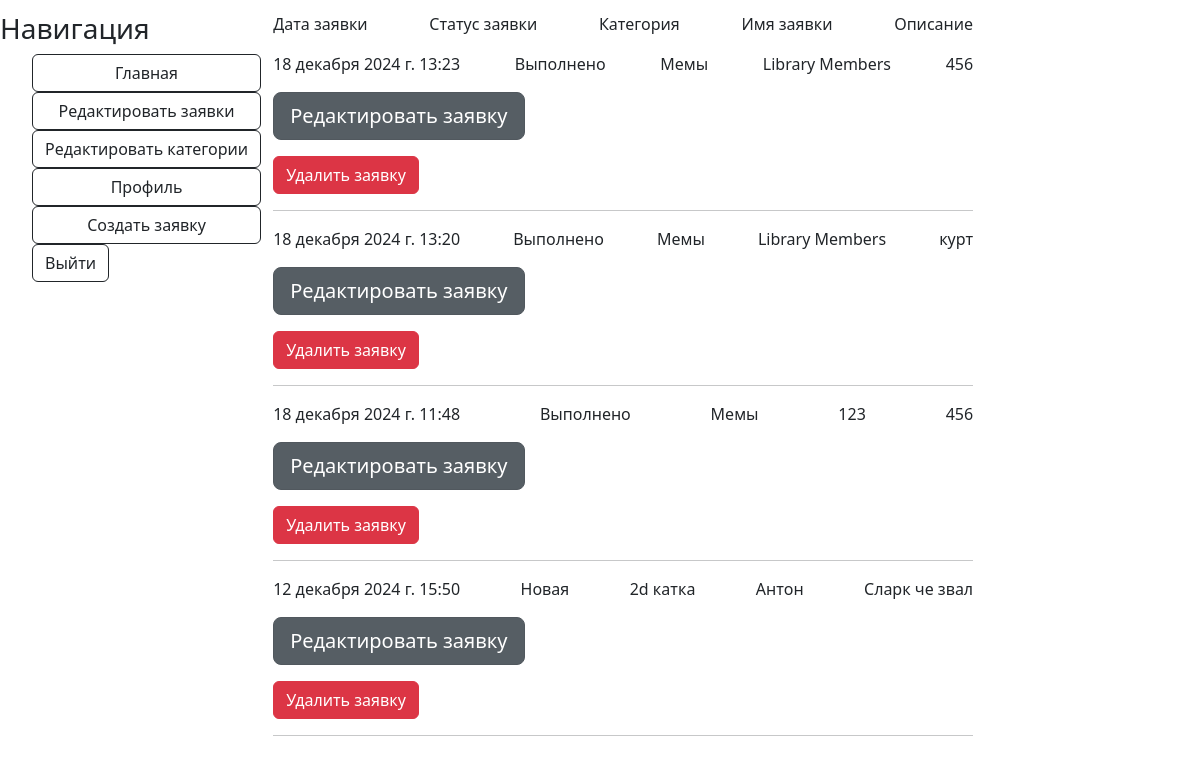
Screenshot of /app_list/ (signed in) with the database file from the repository.
### accounts/models.py (models this page shows, shortened)
class Aplication(models.Model):
    user = models.ForeignKey(User, on_delete=models.CASCADE, verbose_name='Пользователь', null=True)
    name = models.CharField(max_length=250, verbose_name='Название', null=False, blank=False)
    description = models.CharField(max_length=250, verbose_name='Описание', null=False, blank=False)
    Category = models.ForeignKey(Category, verbose_name='Категория', blank=False, null=False,
                                 on_delete=models.CASCADE)
    photo_file = models.ImageField(verbose_name='Фото 1', upload_to='photo', blank=True,
                                   validators=[
                                       FileExtensionValidator(allowed_extensions=['png', 'jpg', 'jpeg', 'bmp'])])
    photo_file2 = models.ImageField(verbose_name='Фото 2', upload_to='photo', blank=True,
                                    validators=[
                                        FileExtensionValidator(allowed_extensions=['png', 'jpg', 'jpeg', 'bmp'])])
    photo_file3 = models.ImageField(verbose_name='Фото 3', upload_to='photo', blank=True,
                                    validators=[
                                        FileExtensionValidator(allowed_extensions=['png', 'jpg', 'jpeg', 'bmp'])])
    date = models.DateTimeField(verbose_name='Дата заявки', auto_now_add=True)
    status = models.CharField(max_length=250, verbose_name='Статус', choices=[
        ('new', 'Новая'),
        ('done', 'Выполнено'),
        ('haired', 'Принято в работу')
    ], default='new')
    comment = models.CharField(max_length=250, verbose_name='Комментарий', blank=True)
    photo_fileReady = models.ImageField(verbose_name='Фото готовой заявки', upload_to='photo', blank=True,
                                    validators=[
                                        FileExtensionValidator(allowed_extensions=['png', 'jpg', 'jpeg', 'bmp'])])
    photo_fileReady2 = models.ImageField(verbose_name='Фото готовой заявки', upload_to='photo', blank=True,
                                        validators=[
                                            FileExtensionValidator(allowed_extensions=['png', 'jpg', 'jpeg', 'bmp'])])
    photo_fileReady3 = models.ImageField(verbose_name='Фото готовой заявки', upload_to='photo', blank=True,
                                        validators=[
                                            FileExtensionValidator(allowed_extensions=['png', 'jpg', 'jpeg', 'bmp'])])

class Category(models.Model):
    name = models.CharField(max_length=250, verbose_name='Название', unique=True, blank=False)
    def __str__(self):
        return self.name

### accounts/views.py (the view)
# urls.py: path('app_list/', admin_app, name='app_list'),
def admin_app(request):
    if (request.method == 'POST'):
        form = AppListFormFilter(request.POST)
        if form.is_valid():
            status = form.cleaned_data['status']
            if status != 'all':
                queryset = Aplication.objects.filter(status=status).order_by('-date')
            else:
                form = AppListFormFilter()
                queryset = Aplication.objects.order_by('-date')
    else:
        form = AppListFormFilter()
        queryset = Aplication.objects.order_by('-date')
    return render(request, 'app_list.html', context={'form': form, 'queryset': queryset})

### accounts/templates/app_list.html (shortened to what this page needs)
{% extends 'index.html' %}
{% block content %}
<div style="width: 700px;">
    <div style="display: flex; justify-content: space-between;">
        <p>Дата заявки</p>
        <p>Статус заявки</p>
        <p>Категория</p>
        <p>Имя заявки</p>
        <p>Описание</p>
    </div>
    {% for i in queryset %}
        <div style="display: flex; justify-content: space-between;">
            <p>{{ i.date }}</p>
            <p>{{ i.get_status_display}}</p>
            <p>{{ i.Category }}</p>
            <p>{{ i.name }}</p>
            <p>{{ i.description }}</p>
        </div>
        <p><a class="btn btn-secondary btn-lg active" href="{% url 'handle' i.id %}">Редактировать заявку</a></p>
        <button type="submit" class="btn btn-danger" id="btn_{{i.id}}" onclick="Btn('{{ i.id }}')">Удалить заявку</button>
        <hr>
</div>
    {% endfor %}
{% endblock %}

### rows the page displays
Aplication: date "18 декабря 2024 г. 13:23", status "Выполнено", Category "Мемы", name "Library Members", description "456"
Aplication: date "18 декабря 2024 г. 13:20", status "Выполнено", Category "Мемы", name "Library Members", description "курт"
Aplication: date "18 декабря 2024 г. 11:48", status "Выполнено", Category "Мемы", name "123", description "456"
Aplication: date "12 декабря 2024 г. 15:50", status "Новая", Category "2d катка", name "Антон", description "Сларк че звал"
